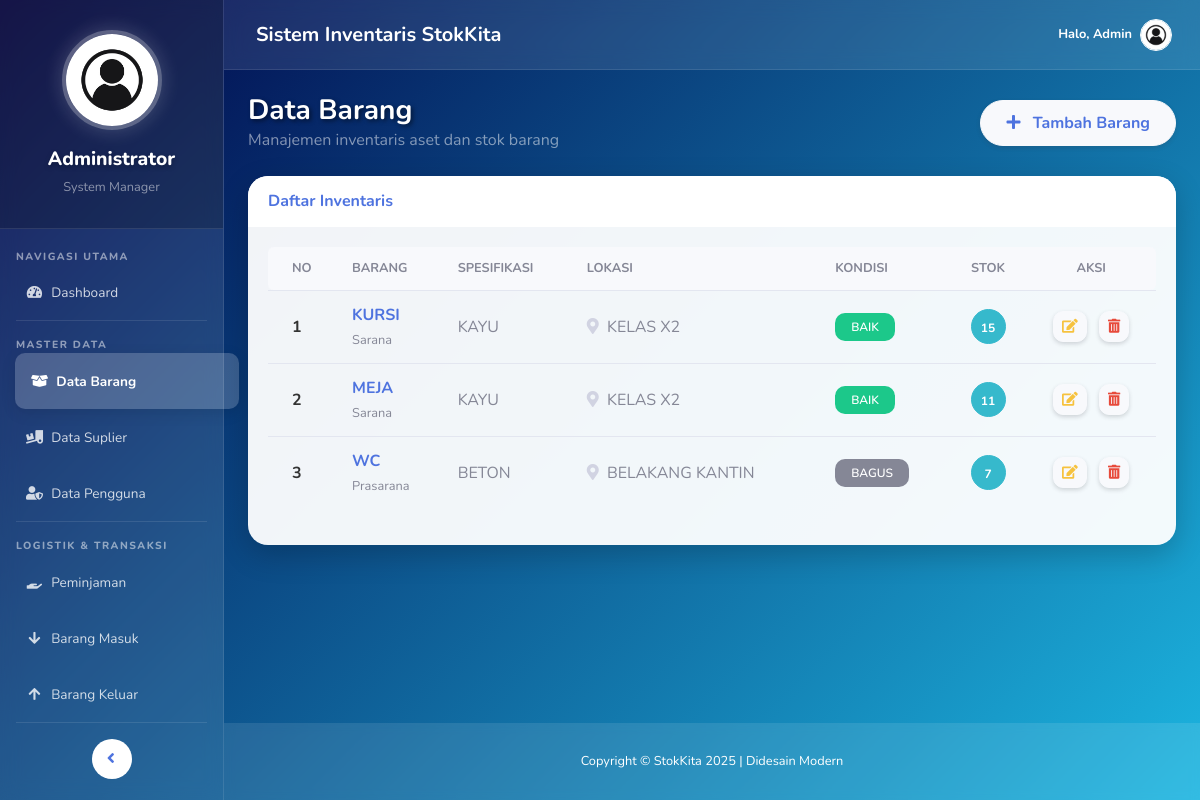
/index.php/barang, run on the app's committed database.
### tables this page shows
CREATE TABLE `tb_barang` (
  `id_barang` int(11) NOT NULL,
  `nama_barang` varchar(100) DEFAULT NULL,
  `spesifikasi` text DEFAULT NULL,
  `lokasi` varchar(100) DEFAULT NULL,
  `kondisi` varchar(50) DEFAULT NULL,
  `jumlah` int(11) DEFAULT NULL,
  `sumber_dana` varchar(50) DEFAULT NULL,
  `jenis` varchar(50) DEFAULT NULL,
  `keterangan` text DEFAULT NULL
);

### application/controllers/Barang.php (called while the page is built, shortened)
<?php
class Barang extends CI_Controller {
    public function __construct()
    {
        $this->load->model('M_barang');
    }
    public function index()
    {
        $data['title'] = 'Data Barang';
        $data['barang'] = $this->M_barang->get_all();
        $data['content'] = 'v_barang';
        $this->load->view('v_template', $data);
    }
}

### index.php (called while the page is built, shortened)
<?php
require_once BASEPATH.'core/CodeIgniter.php';

### application/models/M_barang.php (called while the page is built, shortened)
<?php
class M_barang extends CI_Model {
    public function get_all()
    {
        return $this->db->get('tb_barang')->result();
    }
}

### application/views/v_barang.php (the view, shortened to what this page needs)
<div class="container-fluid">
    <div class="d-sm-flex align-items-center justify-content-between mb-4">
        <div>
            <h1 class="h3 mb-0 text-white font-weight-bold" style="text-shadow: 2px 2px 4px rgba(0,0,0,0.5);">Data Barang</h1>
            <p class="mb-0 text-white-50">Manajemen inventaris aset dan stok barang</p>
        </div>
        <button class="btn btn-light text-primary font-weight-bold shadow-sm" data-toggle="modal" data-target="#tambahBarangModal" style="border-radius: 30px; padding: 10px 25px;">
            <i class="fas fa-plus mr-2"></i> Tambah Barang
        </button>
    </div>
    <div class="card border-0 shadow-lg" style="border-radius: 20px; overflow: hidden;">
        <div class="card-header bg-white py-3 border-0">
            <h6 class="m-0 font-weight-bold text-primary">Daftar Inventaris</h6>
        </div>
        <div class="card-body">
            <div class="table-responsive">
                <table class="table table-hover" width="100%" cellspacing="0">
                    <thead style="background-color: #f8f9fc; color: #858796;">
                        <tr style="text-transform: uppercase; font-size: 0.8rem;">
                            <th class="border-0 rounded-left pl-4">No</th>
                            <th class="border-0">Barang</th>
                            <th class="border-0">Spesifikasi</th>
                            <th class="border-0">Lokasi</th>
                            <th class="border-0">Kondisi</th>
                            <th class="border-0 text-center">Stok</th>
                            <th class="border-0 rounded-right text-center">Aksi</th>
                        </tr>
                    </thead>
                    <tbody>
                        <?php $no = 1; foreach ($barang as $b) : ?>
                        <tr>
                            <td class="pl-4 align-middle font-weight-bold text-gray-800"><?= $no++ ?></td>
                            <td class="align-middle">
                                <div class="font-weight-bold text-primary"><?= $b->nama_barang ?></div>
                                <small class="text-muted"><?= $b->jenis ?></small>
                            </td>
                            <td class="align-middle text-gray-600"><?= $b->spesifikasi ?></td>
                            <td class="align-middle text-gray-600">
                                <i class="fas fa-map-marker-alt text-gray-400 mr-1"></i> <?= $b->lokasi ?>
                            </td>
                            <td class="align-middle">
                                <?php if($b->kondisi == 'BARU' || $b->kondisi == 'BAIK'): ?>
                                    <span class="badge badge-success px-3 py-2" style="border-radius: 10px; font-weight: 600;">BAIK</span>
                                <?php elseif($b->kondisi == 'RUSAK'): ?>
                                    <span class="badge badge-danger px-3 py-2" style="border-radius: 10px; font-weight: 600;">RUSAK</span>
                                <?php else: ?>
                                    <span class="badge badge-secondary px-3 py-2" style="border-radius: 10px; font-weight: 600;"><?= $b->kondisi ?></span>
                                <?php endif; ?>
                            </td>
                            <td class="align-middle text-center">
                                <div class="btn btn-sm btn-circle btn-info font-weight-bold" style="width: 35px; height: 35px; padding-top: 6px;">
                                    <?= $b->jumlah ?>
                                </div>
                            </td>
                            <td class="align-middle text-center">
                                <button class="btn btn-light text-warning btn-sm btn-edit shadow-sm"
                                    style="border-radius: 10px;"
                                    data-id="<?= $b->id_barang ?>"
                                    data-nama="<?= $b->nama_barang ?>"
                                    data-spek="<?= $b->spesifikasi ?>"
                                    data-lokasi="<?= $b->lokasi ?>"
                                    data-kondisi="<?= $b->kondisi ?>"
                                    data-jumlah="<?= $b->jumlah ?>"
                                    data-sumber="<?= $b->sumber_dana ?>"
                                    data-jenis="<?= $b->jenis ?>"
                                    data-ket="<?= $b->keterangan ?>"
                                    data-toggle="modal" data-target="#editBarangModal">
                                    <i class="fas fa-edit"></i>
                                </button>
                                <a href="<?= base_url('barang/hapus/' . $b->id_barang) ?>"
                                   class="btn btn-light text-danger btn-sm shadow-sm ml-2"
                                   style="border-radius: 10px;"
                                   onclick="return confirm('Yakin hapus data ini?')">
                                    <i class="fas fa-trash-alt"></i>
                                </a>
                            </td>
                        </tr>
                        <?php endforeach ?>
                    </tbody>
                </table>
            </div>
        </div>
    </div>
</div>

### application/views/v_template.php (style rules this page uses)
body { background: linear-gradient(-45deg, #0f0c29, #302b63, #24243e, #1CB5E0, #000046); background-size: 400% 400%; animation: radiationBG 15s ease infinite; font-family: 'Nunito', sans-serif; color: #fff; }
.card { background: rgba(255, 255, 255, 0.95); border: none; border-radius: 20px; box-shadow: 0 10px 30px rgba(0, 0, 0, 0.2) !important; overflow: hidden; transition: transform 0.3s; }
.card-header { background: #fff; border-bottom: 1px solid #eee; font-weight: bold; color: #4e73df; }
h1.h3 { color: #fff !important; text-shadow: 0 2px 4px rgba(0,0,0,0.3); font-weight: 700; }
.text-gray-800 { color: #333 !important; }

### data on the page
tb_barang: nama_barang "KURSI", jenis "Sarana", spesifikasi "KAYU", lokasi "KELAS X2", kondisi "BAIK", jumlah "15"
tb_barang: nama_barang "MEJA", jenis "Sarana", spesifikasi "KAYU", lokasi "KELAS X2", kondisi "BAIK", jumlah "11"
tb_barang: nama_barang "WC", jenis "Prasarana", spesifikasi "BETON", lokasi "BELAKANG KANTIN", kondisi "BAGUS", jumlah "7"
